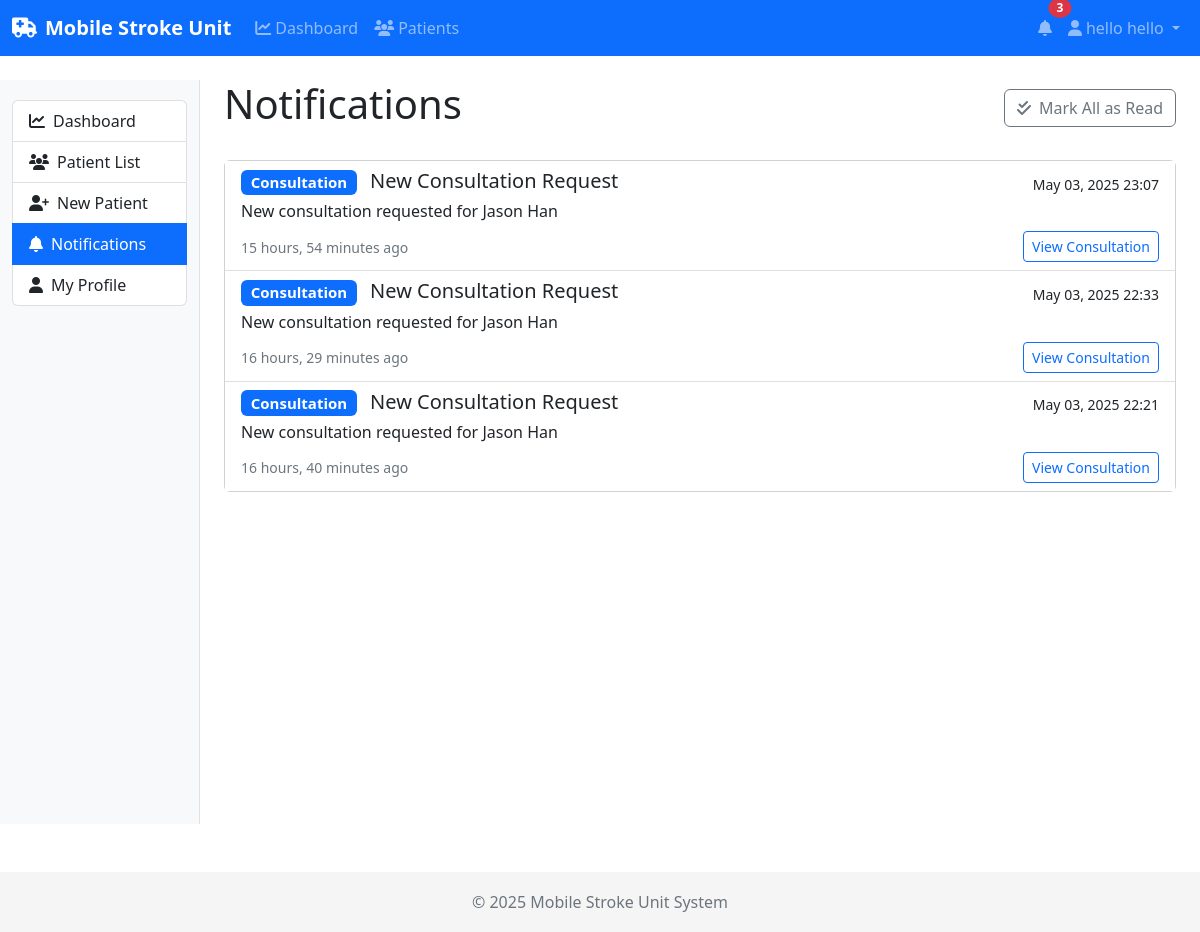
Screenshot of /consultations/notifications/ (signed in) with the database file from the repository.
### accounts/models.py (models this page shows, shortened)
class User(AbstractUser):
    class Role(models.TextChoices):
        PATIENT = 'PATIENT', 'Patient'
        TECHNICIAN = 'TECHNICIAN', 'Technician'
        NEUROLOGIST = 'NEUROLOGIST', 'Neurologist'
    role = models.CharField(
        max_length=20,
        choices=Role.choices,
        default=Role.PATIENT
    )
    phone_number = models.CharField(max_length=15, blank=True)
    groups = models.ManyToManyField(
        'auth.Group',
        related_name='custom_user_set',
        blank=True,
        help_text='The groups this user belongs to. A user will get all permissions granted to each of their groups.',
        verbose_name='groups',
    )
    user_permissions = models.ManyToManyField(
        'auth.Permission',
        related_name='custom_user_set',
        blank=True,
        help_text='Specific permissions for this user.',
        verbose_name='user permissions',
    )
    @property
    def is_technician(self):
        return self.role == self.Role.TECHNICIAN
    @property
    def is_neurologist(self):
        return self.role == self.Role.NEUROLOGIST

### consultations/models.py (models this page shows, shortened)
class Notification(models.Model):
    TYPE_CHOICES = [
        ('CONSULTATION', 'Consultation Update'),
        ('TPA', 'tPA Request Update'),
        ('SYSTEM', 'System Notification'),
    ]
    user = models.ForeignKey(User, on_delete=models.CASCADE, related_name='notifications')
    created_at = models.DateTimeField(auto_now_add=True)
    notification_type = models.CharField(max_length=20, choices=TYPE_CHOICES)
    title = models.CharField(max_length=100)
    message = models.TextField()
    is_read = models.BooleanField(default=False)
    related_consultation = models.ForeignKey(Consultation, on_delete=models.SET_NULL, null=True, blank=True)
    related_tpa_request = models.ForeignKey(TPARequest, on_delete=models.SET_NULL, null=True, blank=True)
    related_url = models.CharField(max_length=255, blank=True, null=True)
    class Meta:
        ordering = ['-created_at']

### consultations/views.py (the view)
# urls.py: path('notifications/', views.notifications, name='notifications'),
@login_required
def notifications(request):
    notifications = Notification.objects.filter(user=request.user).order_by('-created_at')
    if request.method == 'POST' and 'mark_all_read' in request.POST:
        notifications.update(is_read=True)
        messages.success(request, "All notifications marked as read.")
        return redirect('consultations:notifications')
    return render(request, 'consultations/notifications.html', {
        'notifications': notifications,
        'unread_count': notifications.filter(is_read=False).count()
    })

### templates/consultations/notifications.html (shortened to what this page needs)
{% extends "base.html" %}
{% block sidebar_content %}
<div class="list-group">
    <a href="{% url 'consultations:technician_dashboard' %}" class="list-group-item list-group-item-action">
        <i class="fas fa-chart-line me-2"></i>Dashboard
    </a>
    <a href="{% url 'patients:list' %}" class="list-group-item list-group-item-action">
        <i class="fas fa-users me-2"></i>Patient List
    </a>
    <a href="{% url 'patients:register_patient' %}" class="list-group-item list-group-item-action">
        <i class="fas fa-user-plus me-2"></i>New Patient
    </a>
    <a href="{% url 'consultations:notifications' %}" class="list-group-item list-group-item-action active">
        <i class="fas fa-bell me-2"></i>Notifications
    </a>
    <a href="{% url 'accounts:profile' %}" class="list-group-item list-group-item-action">
        <i class="fas fa-user me-2"></i>My Profile
    </a>
</div>
{% endblock %}
{% block content %}
<div class="d-flex justify-content-between align-items-center mb-4">
    <h1>Notifications</h1>
    {% if notifications %}
    <div>
        <a href="{% url 'consultations:notifications' %}?mark_all_read=1" class="btn btn-outline-secondary">
            <i class="fas fa-check-double me-2"></i>Mark All as Read
        </a>
    </div>
    {% endif %}
</div>
{% if notifications %}
<div class="card">
    <div class="card-body p-0">
        <div class="list-group list-group-flush">
            {% for notification in notifications %}
                <div class="list-group-item {% if not notification.is_read %}list-group-item-light{% endif %}">
                    <div class="d-flex w-100 justify-content-between align-items-center">
                        <h5 class="mb-1">
                            {% if notification.notification_type == 'CONSULTATION' %}
                                <span class="badge bg-primary me-2">Consultation</span>
                            {% elif notification.notification_type == 'TPA' %}
                                <span class="badge bg-danger me-2">tPA</span>
                            {% else %}
                                <span class="badge bg-warning text-dark me-2">System</span>
                            {% endif %}
                            {{ notification.title }}
                        </h5>
                        <small>{{ notification.created_at|date:"M d, Y H:i" }}</small>
                    </div>
                    <p class="mb-1">{{ notification.message }}</p>
                    <div class="d-flex justify-content-between align-items-center mt-2">
                        <div>
                            {% if notification.created_at|timesince != '0 minutes' %}
                                <small class="text-muted">{{ notification.created_at|timesince }} ago</small>
                            {% else %}
                                <small class="text-muted">Just now</small>
                            {% endif %}
                        </div>
                        <div>
                            {% if notification.related_consultation %}
                                <a href="{% url 'consultations:detail' consultation_id=notification.related_consultation.id %}" class="btn btn-sm btn-outline-primary">
                                    View Consultation
                                </a>
                            {% endif %}
                        </div>
                    </div>
                </div>
            {% endfor %}
        </div>
    </div>
</div>
{% else %}
<div class="alert alert-info text-center py-5">
    <i class="fas fa-check-circle fa-3x mb-3"></i>
    <h5>No notifications</h5>
    <p>You don't have any notifications at this time.</p>
</div>
{% endif %}
{% endblock %}

### templates/base.html (shortened to what this page needs)
<!DOCTYPE html>
<html lang="en">
<head>
    <link href="https://cdn.jsdelivr.net/npm/bootstrap@5.2.3/dist/css/bootstrap.min.css" rel="stylesheet">
    <link rel="stylesheet" href="https://cdnjs.cloudflare.com/ajax/libs/font-awesome/6.1.1/css/all.min.css">
</head>
<body>
    <nav class="navbar navbar-expand-md navbar-dark bg-primary fixed-top">
        <div class="container-fluid">
            <a class="navbar-brand" href="{% url 'home' %}">
                <i class="fas fa-ambulance me-2"></i>Mobile Stroke Unit
            </a>
            <div class="collapse navbar-collapse" id="navbarNav">
                <ul class="navbar-nav me-auto">
                    {% if user.is_authenticated %}
                        {% if user.is_technician %}
                            <li class="nav-item">
                                <a class="nav-link" href="{% url 'consultations:technician_dashboard' %}">
                                    <i class="fas fa-chart-line me-1"></i>Dashboard
                                </a>
                            </li>
                            <li class="nav-item">
                                <a class="nav-link" href="{% url 'patients:list' %}">
                                    <i class="fas fa-users me-1"></i>Patients
                                </a>
                            </li>
                            <li class="nav-item">
                                <a class="nav-link" href="{% url 'patients:register_patient' %}">
                                    <i class="fas fa-user-plus me-1"></i>New Patient
                                </a>
                            </li>
                        {% elif user.is_neurologist %}
                            <li class="nav-item">
                                <a class="nav-link" href="{% url 'consultations:neurologist_dashboard' %}">
                                    <i class="fas fa-chart-line me-1"></i>Dashboard
                                </a>
                            </li>
                            <li class="nav-item">
                                <a class="nav-link" href="{% url 'patients:list' %}">
                                    <i class="fas fa-users me-1"></i>Patients
                                </a>
                            </li>
                        {% elif user.is_patient %}
                            <li class="nav-item">
                                <a class="nav-link" href="{% url 'patients:dashboard' %}">
                                    <i class="fas fa-chart-line me-1"></i>Dashboard
                                </a>
                            </li>
                        {% endif %}
                    {% endif %}
                </ul>
                <ul class="navbar-nav">
                    {% if user.is_authenticated %}
                        <li class="nav-item position-relative">
                            <a class="nav-link" href="{% url 'consultations:notifications' %}">
                                <i class="fas fa-bell"></i>
                                {% with unread_count=user.notifications.all|length %}
                                    {% if unread_count > 0 %}
                                        <span class="badge bg-danger notification-badge">
                                            {{ unread_count }}
                                        </span>
                                    {% endif %}
                                {% endwith %}
                            </a>
                        </li>
                        <li class="nav-item dropdown">
                            <a class="nav-link dropdown-toggle" href="#" id="navbarDropdown" role="button" data-bs-toggle="dropdown">
                                <i class="fas fa-user me-1"></i>{{ user.get_full_name|default:user.username }}
                            </a>
                        </li>
                    {% endif %}
                </ul>
            </div>
        </div>
    </nav>
    <div class="container-fluid content mt-4 mb-5">
        {% block content_full %}
            <div class="row">
                {% block sidebar %}
                    {% if user.is_authenticated %}
                        <div class="col-md-3 col-lg-2 d-md-block sidebar collapse">
                            {% block sidebar_content %}{% endblock %}
                        </div>
                        <main class="col-md-9 col-lg-10 px-md-4">
                            {% block content %}{% endblock %}
                        </main>
                    {% else %}
                        <main class="col-12">
                            {% block main_content %}{% endblock %}
                        </main>
                    {% endif %}
                {% endblock %}
            </div>
        {% endblock %}
    </div>
    <footer class="footer">
        <div class="container text-center">
            <span class="text-muted">© {% now 'Y' %} Mobile Stroke Unit System</span>
        </div>
    </footer>
</body>
</html>

### templates/base.html (style rules this page uses)
body { padding-top: 56px; min-height: 100vh; display: flex; flex-direction: column; }
.content { flex: 1; }
.navbar-brand { font-weight: bold; }
.sidebar { min-height: calc(100vh - 56px); background-color: #f8f9fa; border-right: 1px solid #dee2e6; padding-top: 20px; }
.footer { margin-top: auto; height: 60px; background-color: #f5f5f5; display: flex; align-items: center; }
.notification-badge { position: absolute; top: 0; right: 0; padding: 0.25rem 0.5rem; font-size: 0.75rem; line-height: 1; border-radius: 50%; transform: translate(50%, -50%); }

### rows the page displays
User: get_full_name "hello hello"
Notification: notification_type "Consultation", title "New Consultation Request", created_at "May 03, 2025 23:07", message "New consultation requested for Jason Han", created_at "15 hours, 54 minutes", shows "View Consultation"
Notification: notification_type "Consultation", title "New Consultation Request", created_at "May 03, 2025 22:33", message "New consultation requested for Jason Han", created_at "16 hours, 29 minutes", shows "View Consultation"
Notification: notification_type "Consultation", title "New Consultation Request", created_at "May 03, 2025 22:21", message "New consultation requested for Jason Han", created_at "16 hours, 40 minutes", shows "View Consultation"

### other values shown
{{ unread_count }} "3"
